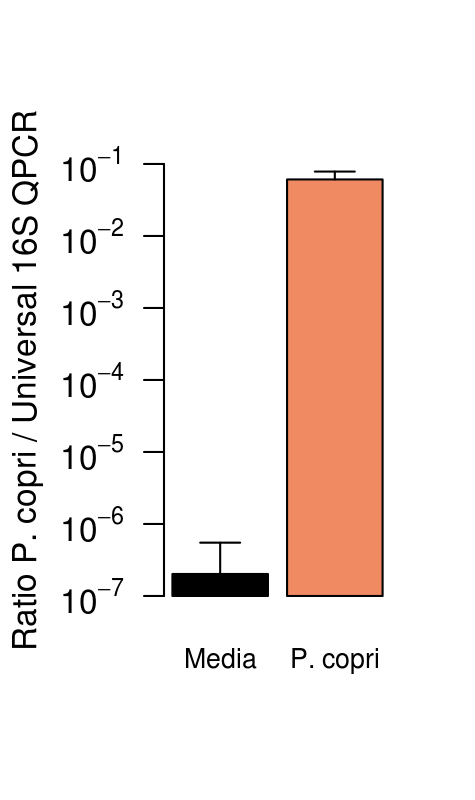

The R source for this figure:
## Panel A

ratios <- c(2.02213e-7, 0.06098268)
ratios_sd <- c(3.47576e-7, 0.01748356)

barx <- barplot(ratios, log="y", ylim=c(1e-7, 0.1), names.arg=c("Media", "P. copri"), ylab="Ratio P. copri / Universal 16S QPCR", col=c("black", "#ef8a62"), yaxt="no", cex.names=0.8)
axis(2, labels=c(parse(text="10^-7"), parse(text="10^-6"), parse(text="10^-5"), parse(text="10^-4"), parse(text="10^-3"), parse(text="10^-2"), parse(text="10^-1")), at=c(1e-7, 1e-6, 1e-5, 1e-4, 1e-3, 1e-2, 1e-1), las=1)
arrows(barx, ratios + ratios_sd, barx, ratios, angle=90, code=1, length=0.1)
